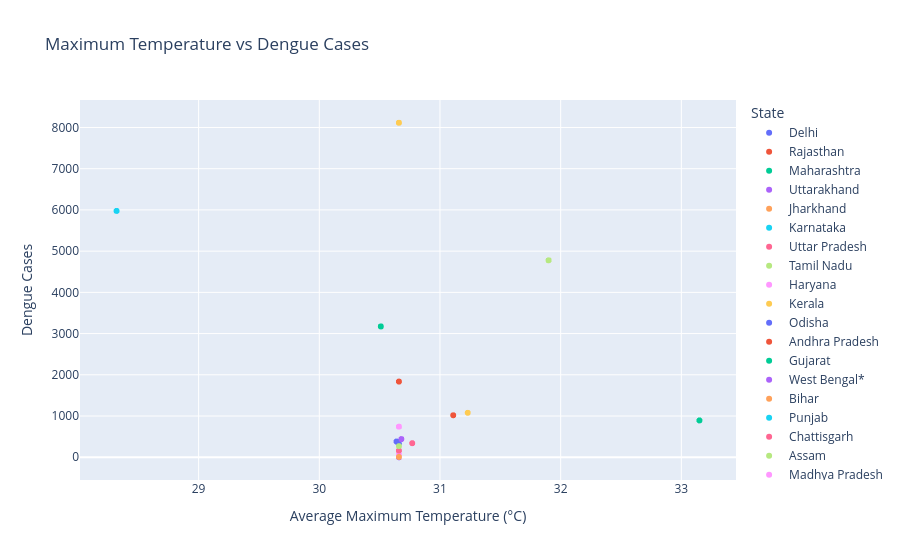

Source (notebook cell):
### Code cell
# 4. Scatter Plot — Temperature vs Dengue Cases

fig = px.scatter(
    df,
    x="Avg_Temp_Max_C",
    y="Dengue_Cases_2024",
    color="State",
    title="Maximum Temperature vs Dengue Cases",
    labels={
        "Avg_Temp_Max_C": "Average Maximum Temperature (°C)",
        "Dengue_Cases_2024": "Dengue Cases"
    },
    hover_data=["Station_City", "State"]
)
fig.show()

### Figure 1 — Plotly figure (JSON) as saved in the notebook; plotly's stock layout.template omitted (floating-point values rounded to 4 significant figures; data arrays with more than 128 entries replaced by an {"elided": "..."} marker saying what was removed)
{"data": [{"customdata": {"elided": "171x2 str values"}, "hovertemplate": "State=%{customdata[1]}<br>Average Maximum Temperature (°C)=%{x}<br>Dengue Cases=%{y}<br>Station_City=%{customdata[0]}<extra></extra>", "legendgroup": "Delhi", "marker": {"color": "#636efa", "symbol": "circle"}, "mode": "markers", "name": "Delhi", "showlegend": true, "type": "scattergl", "x": {"elided": "171 float values"}, "xaxis": "x", "y": {"elided": "171 int values"}, "yaxis": "y"}, {"customdata": {"elided": "119x2 str values"}, "hovertemplate": "State=%{customdata[1]}<br>Average Maximum Temperature (°C)=%{x}<br>Dengue Cases=%{y}<br>Station_City=%{customdata[0]}<extra></extra>", "legendgroup": "Rajasthan", "marker": {"color": "#EF553B", "symbol": "circle"}, "mode": "markers", "name": "Rajasthan", "showlegend": true, "type": "scattergl", "x": [31.11, 31.11, 31.11, 31.11, 31.11, 31.11, 31.11, 31.11, 31.11, 31.11, 31.11, 31.11, 31.11, 31.11, 31.11, 31.11, 31.11, 31.11, 31.11, 31.11, 31.11, 31.11, 31.11, 31.11, 31.11, 31.11, 31.11, 31.11, 31.11, 31.11, 31.11, 31.11, 31.11, 31.11, 31.11, 31.11, 31.11, 31.11, 31.11, 31.11, 31.11, 31.11, 31.11, 31.11, 31.11, 31.11, 31.11, 31.11, 31.11, 31.11, 31.11, 31.11, 31.11, 31.11, 31.11, 31.11, 31.11, 31.11, 31.11, 31.11, 31.11, 31.11, 31.11, 31.11, 31.11, 31.11, 31.11, 31.11, 31.11, 31.11, 31.11, 31.11, 31.11, 31.11, 31.11, 31.11, 31.11, 31.11, 31.11, 31.11, 31.11, 31.11, 31.11, 31.11, 31.11, 31.11, 31.11, 31.11, 31.11, 31.11, 31.11, 31.11, 31.11, 31.11, 31.11, 31.11, 31.11, 31.11, 31.11, 31.11, 31.11, 31.11, 31.11, 31.11, 31.11, 31.11, 31.11, 31.11, 31.11, 31.11, 31.11, 31.11, 31.11, 31.11, 31.11, 31.11, 31.11, 31.11, 31.11], "xaxis": "x", "y": [1018, 1018, 1018, 1018, 1018, 1018, 1018, 1018, 1018, 1018, 1018, 1018, 1018, 1018, 1018, 1018, 1018, 1018, 1018, 1018, 1018, 1018, 1018, 1018, 1018, 1018, 1018, 1018, 1018, 1018, 1018, 1018, 1018, 1018, 1018, 1018, 1018, 1018, 1018, 1018, 1018, 1018, 1018, 1018, 1018, 1018, 1018, 1018, 1018, 1018, 1018, 1018, 1018, 1018, 1018, 1018, 1018, 1018, 1018, 1018, 1018, 1018, 1018, 1018, 1018, 1018, 1018, 1018, 1018, 1018, 1018, 1018, 1018, 1018, 1018, 1018, 1018, 1018, 1018, 1018, 1018, 1018, 1018, 1018, 1018, 1018, 1018, 1018, 1018, 1018, 1018, 1018, 1018, 1018, 1018, 1018, 1018, 1018, 1018, 1018, 1018, 1018, 1018, 1018, 1018, 1018, 1018, 1018, 1018, 1018, 1018, 1018, 1018, 1018, 1018, 1018, 1018, 1018, 1018], "yaxis": "y"}, {"customdata": {"elided": "303x2 str values"}, "hovertemplate": "State=%{customdata[1]}<br>Average Maximum Temperature (°C)=%{x}<br>Dengue Cases=%{y}<br>Station_City=%{customdata[0]}<extra></extra>", "legendgroup": "Maharashtra", "marker": {"color": "#00cc96", "symbol": "circle"}, "mode": "markers", "name": "Maharashtra", "showlegend": true, "type": "scattergl", "x": {"elided": "303 float values"}, "xaxis": "x", "y": {"elided": "303 int values"}, "yaxis": "y"}, {"customdata": {"elided": "400x2 str values"}, "hovertemplate": "State=%{customdata[1]}<br>Average Maximum Temperature (°C)=%{x}<br>Dengue Cases=%{y}<br>Station_City=%{customdata[0]}<extra></extra>", "legendgroup": "Uttarakhand", "marker": {"color": "#ab63fa", "symbol": "circle"}, "mode": "markers", "name": "Uttarakhand", "showlegend": true, "type": "scattergl", "x": {"elided": "400 float values"}, "xaxis": "x", "y": {"elided": "400 int values"}, "yaxis": "y"}, {"customdata": [["Dhanbad", "Jharkhand"], ["Dhanbad", "Jharkhand"], ["Jamshedpur", "Jharkhand"], ["Jamshedpur", "Jharkhand"], ["Dhanbad", "Jharkhand"], ["Jamshedpur", "Jharkhand"]], "hovertemplate": "State=%{customdata[1]}<br>Average Maximum Temperature (°C)=%{x}<br>Dengue Cases=%{y}<br>Station_City=%{customdata[0]}<extra></extra>", "legendgroup": "Jharkhand", "marker": {"color": "#FFA15A", "symbol": "circle"}, "mode": "markers", "name": "Jharkhand", "showlegend": true, "type": "scattergl", "x": [30.66, 30.66, 30.66, 30.66, 30.66, 30.66], "xaxis": "x", "y": [76, 76, 76, 76, 76, 76], "yaxis": "y"}, {"customdata": {"elided": "103x2 str values"}, "hovertemplate": "State=%{customdata[1]}<br>Average Maximum Temperature (°C)=%{x}<br>Dengue Cases=%{y}<br>Station_City=%{customdata[0]}<extra></extra>", "legendgroup": "Karnataka", "marker": {"color": "#19d3f3", "symbol": "circle"}, "mode": "markers", "name": "Karnataka", "showlegend": true, "type": "scattergl", "x": [28.32, 28.32, 28.32, 28.32, 28.32, 28.32, 28.32, 28.32, 28.32, 28.32, 28.32, 28.32, 28.32, 28.32, 28.32, 28.32, 28.32, 28.32, 28.32, 28.32, 28.32, 28.32, 28.32, 28.32, 28.32, 28.32, 28.32, 28.32, 28.32, 28.32, 28.32, 28.32, 28.32, 28.32, 28.32, 28.32, 28.32, 28.32, 28.32, 28.32, 28.32, 28.32, 28.32, 28.32, 28.32, 28.32, 28.32, 28.32, 28.32, 28.32, 28.32, 28.32, 28.32, 28.32, 28.32, 28.32, 28.32, 28.32, 28.32, 28.32, 28.32, 28.32, 28.32, 28.32, 28.32, 28.32, 28.32, 28.32, 28.32, 28.32, 28.32, 28.32, 28.32, 28.32, 28.32, 28.32, 28.32, 28.32, 28.32, 28.32, 28.32, 28.32, 28.32, 28.32, 28.32, 28.32, 28.32, 28.32, 28.32, 28.32, 28.32, 28.32, 28.32, 28.32, 28.32, 28.32, 28.32, 28.32, 28.32, 28.32, 28.32, 28.32, 28.32], "xaxis": "x", "y": [5976, 5976, 5976, 5976, 5976, 5976, 5976, 5976, 5976, 5976, 5976, 5976, 5976, 5976, 5976, 5976, 5976, 5976, 5976, 5976, 5976, 5976, 5976, 5976, 5976, 5976, 5976, 5976, 5976, 5976, 5976, 5976, 5976, 5976, 5976, 5976, 5976, 5976, 5976, 5976, 5976, 5976, 5976, 5976, 5976, 5976, 5976, 5976, 5976, 5976, 5976, 5976, 5976, 5976, 5976, 5976, 5976, 5976, 5976, 5976, 5976, 5976, 5976, 5976, 5976, 5976, 5976, 5976, 5976, 5976, 5976, 5976, 5976, 5976, 5976, 5976, 5976, 5976, 5976, 5976, 5976, 5976, 5976, 5976, 5976, 5976, 5976, 5976, 5976, 5976, 5976, 5976, 5976, 5976, 5976, 5976, 5976, 5976, 5976, 5976, 5976, 5976, 5976], "yaxis": "y"}, {"customdata": {"elided": "135x2 str values"}, "hovertemplate": "State=%{customdata[1]}<br>Average Maximum Temperature (°C)=%{x}<br>Dengue Cases=%{y}<br>Station_City=%{customdata[0]}<extra></extra>", "legendgroup": "Uttar Pradesh", "marker": {"color": "#FF6692", "symbol": "circle"}, "mode": "markers", "name": "Uttar Pradesh", "showlegend": true, "type": "scattergl", "x": {"elided": "135 float values"}, "xaxis": "x", "y": {"elided": "135 int values"}, "yaxis": "y"}, {"customdata": {"elided": "149x2 str values"}, "hovertemplate": "State=%{customdata[1]}<br>Average Maximum Temperature (°C)=%{x}<br>Dengue Cases=%{y}<br>Station_City=%{customdata[0]}<extra></extra>", "legendgroup": "Tamil Nadu", "marker": {"color": "#B6E880", "symbol": "circle"}, "mode": "markers", "name": "Tamil Nadu", "showlegend": true, "type": "scattergl", "x": {"elided": "149 float values"}, "xaxis": "x", "y": {"elided": "149 int values"}, "yaxis": "y"}, {"customdata": [["Faridabad", "Haryana"], ["Bata", "Haryana"], ["Bata", "Haryana"], ["HSPCB", "Haryana"], ["Pahari", "Haryana"], ["Rohtak", "Haryana"], ["Pahari", "Haryana"], ["Faridabad", "Haryana"], ["Bahadurgarh", "Haryana"], ["Faridabad", "Haryana"], ["Sonipat", "Haryana"], ["Pahari", "Haryana"], ["Bahadurgarh", "Haryana"], ["Gurugram", "Haryana"], ["HSPCB", "Haryana"], ["Faridabad", "Haryana"], ["Gurugram", "Haryana"], ["Gurugram", "Haryana"], ["Chhaju Nagar", "Haryana"], ["Gurugram", "Haryana"], ["HSPCB", "Haryana"], ["Bata", "Haryana"], ["CECB", "Haryana"], ["Murthal", "Haryana"], ["Gurugram", "Haryana"], ["Faridabad", "Haryana"], ["Gurugram", "Haryana"], ["Rohtak", "Haryana"], ["Rohtak", "Haryana"], ["Rohtak", "Haryana"], ["CECB", "Haryana"], ["Gurugram", "Haryana"], ["HSPCB", "Haryana"], ["Pahari", "Haryana"], ["Murthal", "Haryana"], ["Rohtak", "Haryana"], ["Pahari", "Haryana"], ["Rohtak", "Haryana"], ["Satnali", "Haryana"], ["Faridabad", "Haryana"], ["Gurugram", "Haryana"], ["Sonipat", "Haryana"], ["Gurugram", "Haryana"], ["Sonipat", "Haryana"], ["Bahadurgarh", "Haryana"], ["Sonipat", "Haryana"], ["Bata", "Haryana"], ["Gurugram", "Haryana"], ["HSPCB", "Haryana"], ["Bata", "Haryana"], ["CECB", "Haryana"], ["Chhaju Nagar", "Haryana"], ["Rohtak", "Haryana"], ["Rohtak", "Haryana"], ["Gurugram", "Haryana"], ["Faridabad", "Haryana"], ["Bata", "Haryana"]], "hovertemplate": "State=%{customdata[1]}<br>Average Maximum Temperature (°C)=%{x}<br>Dengue Cases=%{y}<br>Station_City=%{customdata[0]}<extra></extra>", "legendgroup": "Haryana", "marker": {"color": "#FF97FF", "symbol": "circle"}, "mode": "markers", "name": "Haryana", "showlegend": true, "type": "scattergl", "x": [30.66, 30.66, 30.66, 30.66, 30.66, 30.66, 30.66, 30.66, 30.66, 30.66, 30.66, 30.66, 30.66, 30.66, 30.66, 30.66, 30.66, 30.66, 30.66, 30.66, 30.66, 30.66, 30.66, 30.66, 30.66, 30.66, 30.66, 30.66, 30.66, 30.66, 30.66, 30.66, 30.66, 30.66, 30.66, 30.66, 30.66, 30.66, 30.66, 30.66, 30.66, 30.66, 30.66, 30.66, 30.66, 30.66, 30.66, 30.66, 30.66, 30.66, 30.66, 30.66, 30.66, 30.66, 30.66, 30.66, 30.66], "xaxis": "x", "y": [69, 69, 69, 69, 69, 69, 69, 69, 69, 69, 69, 69, 69, 69, 69, 69, 69, 69, 69, 69, 69, 69, 69, 69, 69, 69, 69, 69, 69, 69, 69, 69, 69, 69, 69, 69, 69, 69, 69, 69, 69, 69, 69, 69, 69, 69, 69, 69, 69, 69, 69, 69, 69, 69, 69, 69, 69], "yaxis": "y"}, {"customdata": {"elided": "66x2 str values"}, "hovertemplate": "State=%{customdata[1]}<br>Average Maximum Temperature (°C)=%{x}<br>Dengue Cases=%{y}<br>Station_City=%{customdata[0]}<extra></extra>", "legendgroup": "Kerala", "marker": {"color": "#FECB52", "symbol": "circle"}, "mode": "markers", "name": "Kerala", "showlegend": true, "type": "scattergl", "x": [30.66, 30.66, 30.66, 30.66, 30.66, 30.66, 30.66, 30.66, 30.66, 30.66, 30.66, 30.66, 30.66, 30.66, 30.66, 30.66, 30.66, 30.66, 30.66, 30.66, 30.66, 30.66, 30.66, 30.66, 30.66, 30.66, 30.66, 30.66, 30.66, 30.66, 30.66, 30.66, 30.66, 30.66, 30.66, 30.66, 30.66, 30.66, 30.66, 30.66, 30.66, 30.66, 30.66, 30.66, 30.66, 30.66, 30.66, 30.66, 30.66, 30.66, 30.66, 30.66, 30.66, 30.66, 30.66, 30.66, 30.66, 30.66, 30.66, 30.66, 30.66, 30.66, 30.66, 30.66, 30.66, 30.66], "xaxis": "x", "y": [8115, 8115, 8115, 8115, 8115, 8115, 8115, 8115, 8115, 8115, 8115, 8115, 8115, 8115, 8115, 8115, 8115, 8115, 8115, 8115, 8115, 8115, 8115, 8115, 8115, 8115, 8115, 8115, 8115, 8115, 8115, 8115, 8115, 8115, 8115, 8115, 8115, 8115, 8115, 8115, 8115, 8115, 8115, 8115, 8115, 8115, 8115, 8115, 8115, 8115, 8115, 8115, 8115, 8115, 8115, 8115, 8115, 8115, 8115, 8115, 8115, 8115, 8115, 8115, 8115, 8115], "yaxis": "y"}, {"customdata": [["Raghunathpali", "Odisha"], ["Talcher", "Odisha"], ["Omc Plot", "Odisha"], ["Ghusuria", "Odisha"], ["Omc Plot", "Odisha"], ["OSPCB", "Odisha"], ["Omc Plot", "Odisha"], ["OSPCB", "Odisha"], ["OSPCB", "Odisha"], ["OSPCB", "Odisha"], ["Gandakipur", "Odisha"], ["Bhubaneswar", "Odisha"], ["Gandakipur", "Odisha"], ["OSPCB", "Odisha"], ["Kapileswarpur", "Odisha"], ["Raghunathpali", "Odisha"], ["Talcher", "Odisha"], ["Raghunathpali", "Odisha"], ["OSPCB", "Odisha"], ["OSPCB", "Odisha"], ["Cuttack", "Odisha"], ["Kapileswarpur", "Odisha"], ["Gandakipur", "Odisha"], ["Raghunathpali", "Odisha"], ["Kapileswarpur", "Odisha"], ["Talcher", "Odisha"], ["Kapileswarpur", "Odisha"], ["OSPCB", "Odisha"], ["Kapileswarpur", "Odisha"], ["Talcher", "Odisha"], ["Talcher", "Odisha"], ["Raghunathpali", "Odisha"], ["Cuttack", "Odisha"]], "hovertemplate": "State=%{customdata[1]}<br>Average Maximum Temperature (°C)=%{x}<br>Dengue Cases=%{y}<br>Station_City=%{customdata[0]}<extra></extra>", "legendgroup": "Odisha", "marker": {"color": "#636efa", "symbol": "circle"}, "mode": "markers", "name": "Odisha", "showlegend": true, "type": "scattergl", "x": [30.66, 30.66, 30.66, 30.66, 30.66, 30.66, 30.66, 30.66, 30.66, 30.66, 30.66, 30.66, 30.66, 30.66, 30.66, 30.66, 30.66, 30.66, 30.66, 30.66, 30.66, 30.66, 30.66, 30.66, 30.66, 30.66, 30.66, 30.66, 30.66, 30.66, 30.66, 30.66, 30.66], "xaxis": "x", "y": [322, 322, 322, 322, 322, 322, 322, 322, 322, 322, 322, 322, 322, 322, 322, 322, 322, 322, 322, 322, 322, 322, 322, 322, 322, 322, 322, 322, 322, 322, 322, 322, 322], "yaxis": "y"}, {"customdata": [["Kesavarao Peta", "Andhra Pradesh"], ["Kallepalle", "Andhra Pradesh"], ["Amaravati", "Andhra Pradesh"], ["APPCB", "Andhra Pradesh"], ["Vijayawada", "Andhra Pradesh"], ["Kesavarao Peta", "Andhra Pradesh"], ["UPPCB", "Andhra Pradesh"], ["Kesavarao Peta", "Andhra Pradesh"], ["UPPCB", "Andhra Pradesh"], ["Kesavarao Peta", "Andhra Pradesh"], ["Tadepalle", "Andhra Pradesh"], ["UPPCB", "Andhra Pradesh"], ["Guntur", "Andhra Pradesh"], ["Vijayawada", "Andhra Pradesh"], ["Guntur", "Andhra Pradesh"], ["Kesavarao Peta", "Andhra Pradesh"], ["Vegeswarapuram", "Andhra Pradesh"], ["Vijayawada", "Andhra Pradesh"], ["Vijayawada", "Andhra Pradesh"], ["Kesavarao Peta", "Andhra Pradesh"], ["Vijayawada", "Andhra Pradesh"], ["Guntur", "Andhra Pradesh"], ["UPPCB", "Andhra Pradesh"], ["Vijayawada", "Andhra Pradesh"], ["Visakhapatnam", "Andhra Pradesh"], ["Kallepalle", "Andhra Pradesh"], ["UPPCB", "Andhra Pradesh"], ["Vegeswarapuram", "Andhra Pradesh"], ["Vegeswarapuram", "Andhra Pradesh"], ["Cuddapah", "Andhra Pradesh"], ["Kallepalle", "Andhra Pradesh"], ["Cuddapah", "Andhra Pradesh"], ["Vegeswarapuram", "Andhra Pradesh"], ["APPCB", "Andhra Pradesh"], ["Vijayawada", "Andhra Pradesh"], ["Vegeswarapuram", "Andhra Pradesh"], ["Vegeswarapuram", "Andhra Pradesh"], ["Visakhapatnam", "Andhra Pradesh"], ["UPPCB", "Andhra Pradesh"], ["Vijayawada", "Andhra Pradesh"], ["UPPCB", "Andhra Pradesh"], ["Kesavarao Peta", "Andhra Pradesh"], ["Guntur", "Andhra Pradesh"], ["Kesavarao Peta", "Andhra Pradesh"], ["Guntur", "Andhra Pradesh"], ["Guntur", "Andhra Pradesh"]], "hovertemplate": "State=%{customdata[1]}<br>Average Maximum Temperature (°C)=%{x}<br>Dengue Cases=%{y}<br>Station_City=%{customdata[0]}<extra></extra>", "legendgroup": "Andhra Pradesh", "marker": {"color": "#EF553B", "symbol": "circle"}, "mode": "markers", "name": "Andhra Pradesh", "showlegend": true, "type": "scattergl", "x": [30.66, 30.66, 30.66, 30.66, 30.66, 30.66, 30.66, 30.66, 30.66, 30.66, 30.66, 30.66, 30.66, 30.66, 30.66, 30.66, 30.66, 30.66, 30.66, 30.66, 30.66, 30.66, 30.66, 30.66, 30.66, 30.66, 30.66, 30.66, 30.66, 30.66, 30.66, 30.66, 30.66, 30.66, 30.66, 30.66, 30.66, 30.66, 30.66, 30.66, 30.66, 30.66, 30.66, 30.66, 30.66, 30.66], "xaxis": "x", "y": [1836, 1836, 1836, 1836, 1836, 1836, 1836, 1836, 1836, 1836, 1836, 1836, 1836, 1836, 1836, 1836, 1836, 1836, 1836, 1836, 1836, 1836, 1836, 1836, 1836, 1836, 1836, 1836, 1836, 1836, 1836, 1836, 1836, 1836, 1836, 1836, 1836, 1836, 1836, 1836, 1836, 1836, 1836, 1836, 1836, 1836], "yaxis": "y"}, {"customdata": {"elided": "68x2 str values"}, "hovertemplate": "State=%{customdata[1]}<br>Average Maximum Temperature (°C)=%{x}<br>Dengue Cases=%{y}<br>Station_City=%{customdata[0]}<extra></extra>", "legendgroup": "Gujarat", "marker": {"color": "#00cc96", "symbol": "circle"}, "mode": "markers", "name": "Gujarat", "showlegend": true, "type": "scattergl", "x": [33.15, 33.15, 33.15, 33.15, 33.15, 33.15, 33.15, 33.15, 33.15, 33.15, 33.15, 33.15, 33.15, 33.15, 33.15, 33.15, 33.15, 33.15, 33.15, 33.15, 33.15, 33.15, 33.15, 33.15, 33.15, 33.15, 33.15, 33.15, 33.15, 33.15, 33.15, 33.15, 33.15, 33.15, 33.15, 33.15, 33.15, 33.15, 33.15, 33.15, 33.15, 33.15, 33.15, 33.15, 33.15, 33.15, 33.15, 33.15, 33.15, 33.15, 33.15, 33.15, 33.15, 33.15, 33.15, 33.15, 33.15, 33.15, 33.15, 33.15, 33.15, 33.15, 33.15, 33.15, 33.15, 33.15, 33.15, 33.15], "xaxis": "x", "y": [893, 893, 893, 893, 893, 893, 893, 893, 893, 893, 893, 893, 893, 893, 893, 893, 893, 893, 893, 893, 893, 893, 893, 893, 893, 893, 893, 893, 893, 893, 893, 893, 893, 893, 893, 893, 893, 893, 893, 893, 893, 893, 893, 893, 893, 893, 893, 893, 893, 893, 893, 893, 893, 893, 893, 893, 893, 893, 893, 893, 893, 893, 893, 893, 893, 893, 893, 893], "yaxis": "y"}, {"customdata": {"elided": "72x2 str values"}, "hovertemplate": "State=%{customdata[1]}<br>Average Maximum Temperature (°C)=%{x}<br>Dengue Cases=%{y}<br>Station_City=%{customdata[0]}<extra></extra>", "legendgroup": "West Bengal*", "marker": {"color": "#ab63fa", "symbol": "circle"}, "mode": "markers", "name": "West Bengal*", "showlegend": true, "type": "scattergl", "x": [30.68, 30.68, 30.68, 30.68, 30.68, 30.68, 30.68, 30.68, 30.68, 30.68, 30.68, 30.68, 30.68, 30.68, 30.68, 30.68, 30.68, 30.68, 30.68, 30.68, 30.68, 30.68, 30.68, 30.68, 30.68, 30.68, 30.68, 30.68, 30.68, 30.68, 30.68, 30.68, 30.68, 30.68, 30.68, 30.68, 30.68, 30.68, 30.68, 30.68, 30.68, 30.68, 30.68, 30.68, 30.68, 30.68, 30.68, 30.68, 30.68, 30.68, 30.68, 30.68, 30.68, 30.68, 30.68, 30.68, 30.68, 30.68, 30.68, 30.68, 30.68, 30.68, 30.68, 30.68, 30.68, 30.68, 30.68, 30.68, 30.68, 30.68, 30.68, 30.68], "xaxis": "x", "y": [441, 441, 441, 441, 441, 441, 441, 441, 441, 441, 441, 441, 441, 441, 441, 441, 441, 441, 441, 441, 441, 441, 441, 441, 441, 441, 441, 441, 441, 441, 441, 441, 441, 441, 441, 441, 441, 441, 441, 441, 441, 441, 441, 441, 441, 441, 441, 441, 441, 441, 441, 441, 441, 441, 441, 441, 441, 441, 441, 441, 441, 441, 441, 441, 441, 441, 441, 441, 441, 441, 441, 441], "yaxis": "y"}, {"customdata": [["Patna", "Bihar"], ["Patna", "Bihar"], ["Amarpur", "Bihar"], ["Khagaul", "Bihar"], ["Patna", "Bihar"], ["Amarpur", "Bihar"], ["Patna", "Bihar"], ["Kusdihra", "Bihar"], ["Kusdihra", "Bihar"], ["Rajgir", "Bihar"], ["Kusdihra", "Bihar"], ["Gaya", "Bihar"], ["BSPCB", "Bihar"], ["Bhawantikthi", "Bihar"], ["Khagaul", "Bihar"], ["Patna", "Bihar"], ["Patna", "Bihar"], ["Amarpur", "Bihar"], ["Manpur", "Bihar"], ["Rajgir", "Bihar"], ["Katihar", "Bihar"], ["BSPCB", "Bihar"], ["Kusdihra", "Bihar"], ["Kusdihra", "Bihar"], ["BSPCB", "Bihar"], ["Ratanpur", "Bihar"], ["Bhawantikthi", "Bihar"], ["Amarpur", "Bihar"], ["Siripur", "Bihar"], ["Nagara", "Bihar"], ["Ratanpur", "Bihar"], ["Patna", "Bihar"], ["Gaya", "Bihar"], ["Patna", "Bihar"], ["Ratanpur", "Bihar"], ["Patna", "Bihar"], ["Katihar", "Bihar"], ["BSPCB", "Bihar"], ["Katihar", "Bihar"], ["Patna", "Bihar"], ["Gaya", "Bihar"], ["Siripur", "Bihar"], ["Gaya", "Bihar"], ["Katihar", "Bihar"], ["Patna", "Bihar"], ["Patna", "Bihar"], ["Patna", "Bihar"], ["Kusdihra", "Bihar"], ["Patna", "Bihar"], ["Siripur", "Bihar"], ["Rajgir", "Bihar"], ["Siripur", "Bihar"], ["Patna", "Bihar"], ["Muzaffarpur", "Bihar"], ["Gaya", "Bihar"], ["Kusdihra", "Bihar"], ["Patna", "Bihar"], ["Manpur", "Bihar"], ["Patna", "Bihar"], ["Muzaffarpur", "Bihar"], ["Patna", "Bihar"]], "hovertemplate": "State=%{customdata[1]}<br>Average Maximum Temperature (°C)=%{x}<br>Dengue Cases=%{y}<br>Station_City=%{customdata[0]}<extra></extra>", "legendgroup": "Bihar", "marker": {"color": "#FFA15A", "symbol": "circle"}, "mode": "markers", "name": "Bihar", "showlegend": true, "type": "scattergl", "x": [30.66, 30.66, 30.66, 30.66, 30.66, 30.66, 30.66, 30.66, 30.66, 30.66, 30.66, 30.66, 30.66, 30.66, 30.66, 30.66, 30.66, 30.66, 30.66, 30.66, 30.66, 30.66, 30.66, 30.66, 30.66, 30.66, 30.66, 30.66, 30.66, 30.66, 30.66, 30.66, 30.66, 30.66, 30.66, 30.66, 30.66, 30.66, 30.66, 30.66, 30.66, 30.66, 30.66, 30.66, 30.66, 30.66, 30.66, 30.66, 30.66, 30.66, 30.66, 30.66, 30.66, 30.66, 30.66, 30.66, 30.66, 30.66, 30.66, 30.66, 30.66], "xaxis": "x", "y": [7, 7, 7, 7, 7, 7, 7, 7, 7, 7, 7, 7, 7, 7, 7, 7, 7, 7, 7, 7, 7, 7, 7, 7, 7, 7, 7, 7, 7, 7, 7, 7, 7, 7, 7, 7, 7, 7, 7, 7, 7, 7, 7, 7, 7, 7, 7, 7, 7, 7, 7, 7, 7, 7, 7, 7, 7, 7, 7, 7, 7], "yaxis": "y"}, {"customdata": [["Phagwara", "Punjab"], ["Phagwara", "Punjab"], ["Amritsar", "Punjab"], ["PPCB", "Punjab"], ["Kalal Majra", "Punjab"], ["Kalal Majra", "Punjab"], ["Phagwara", "Punjab"], ["Kalal Majra", "Punjab"], ["PPCB", "Punjab"], ["Kalal Majra", "Punjab"], ["Phagwara", "Punjab"], ["Phagwara", "Punjab"], ["PPCB", "Punjab"], ["Amritsar", "Punjab"], ["PPCB", "Punjab"], ["Kalal Majra", "Punjab"], ["Amritsar", "Punjab"], ["Kalal Majra", "Punjab"], ["Kalal Majra", "Punjab"], ["Ludhiana", "Punjab"], ["PPCB", "Punjab"]], "hovertemplate": "State=%{customdata[1]}<br>Average Maximum Temperature (°C)=%{x}<br>Dengue Cases=%{y}<br>Station_City=%{customdata[0]}<extra></extra>", "legendgroup": "Punjab", "marker": {"color": "#19d3f3", "symbol": "circle"}, "mode": "markers", "name": "Punjab", "showlegend": true, "type": "scattergl", "x": [30.66, 30.66, 30.66, 30.66, 30.66, 30.66, 30.66, 30.66, 30.66, 30.66, 30.66, 30.66, 30.66, 30.66, 30.66, 30.66, 30.66, 30.66, 30.66, 30.66, 30.66], "xaxis": "x", "y": [162, 162, 162, 162, 162, 162, 162, 162, 162, 162, 162, 162, 162, 162, 162, 162, 162, 162, 162, 162, 162], "yaxis": "y"}, {"customdata": [["Raipur", "Chattisgarh"], ["Raipur", "Chattisgarh"], ["Raipur", "Chattisgarh"], ["Raipur", "Chattisgarh"], ["Raipur", "Chattisgarh"], ["Nagarda", "Chattisgarh"], ["Raipur", "Chattisgarh"], ["Nagarda", "Chattisgarh"], ["Rampur", "Chattisgarh"], ["Rampur", "Chattisgarh"], ["Raipur", "Chattisgarh"], ["Raipur", "Chattisgarh"], ["Pawaras", "Chattisgarh"], ["Raipur", "Chattisgarh"], ["Rampur", "Chattisgarh"], ["Rampur", "Chattisgarh"], ["Pawaras", "Chattisgarh"], ["Nagarda", "Chattisgarh"], ["Bhilai", "Chattisgarh"], ["Raipur", "Chattisgarh"], ["Tata", "Chattisgarh"], ["Nagarda", "Chattisgarh"], ["Raipur", "Chattisgarh"], ["Bhilai", "Chattisgarh"], ["Nagarda", "Chattisgarh"], ["Bhilai", "Chattisgarh"], ["Bhilai", "Chattisgarh"], ["Raipur", "Chattisgarh"], ["Nagarda", "Chattisgarh"], ["Raipur", "Chattisgarh"], ["Bhilai", "Chattisgarh"], ["Nagarda", "Chattisgarh"]], "hovertemplate": "State=%{customdata[1]}<br>Average Maximum Temperature (°C)=%{x}<br>Dengue Cases=%{y}<br>Station_City=%{customdata[0]}<extra></extra>", "legendgroup": "Chattisgarh", "marker": {"color": "#FF6692", "symbol": "circle"}, "mode": "markers", "name": "Chattisgarh", "showlegend": true, "type": "scattergl", "x": [30.66, 30.66, 30.66, 30.66, 30.66, 30.66, 30.66, 30.66, 30.66, 30.66, 30.66, 30.66, 30.66, 30.66, 30.66, 30.66, 30.66, 30.66, 30.66, 30.66, 30.66, 30.66, 30.66, 30.66, 30.66, 30.66, 30.66, 30.66, 30.66, 30.66, 30.66, 30.66], "xaxis": "x", "y": [160, 160, 160, 160, 160, 160, 160, 160, 160, 160, 160, 160, 160, 160, 160, 160, 160, 160, 160, 160, 160, 160, 160, 160, 160, 160, 160, 160, 160, 160, 160, 160], "yaxis": "y"}, {"customdata": [["Kathia Khunda No.1", "Assam"], ["Guwahati", "Assam"], ["Guwahati", "Assam"], ["Kathia Khunda No.1", "Assam"], ["Dhemaji", "Assam"], ["Kathia Khunda No.1", "Assam"], ["Guwahati", "Assam"], ["Nagaon", "Assam"], ["Dhemaji", "Assam"], ["Guwahati", "Assam"], ["Nagaon", "Assam"], ["Dhemaji", "Assam"], ["Guwahati", "Assam"], ["Guwahati", "Assam"], ["Nagaon", "Assam"], ["Guwahati", "Assam"], ["Dhemaji", "Assam"], ["Guwahati", "Assam"], ["Dhemaji", "Assam"], ["Nagaon", "Assam"], ["Guwahati", "Assam"], ["Silchar", "Assam"], ["Guwahati", "Assam"]], "hovertemplate": "State=%{customdata[1]}<br>Average Maximum Temperature (°C)=%{x}<br>Dengue Cases=%{y}<br>Station_City=%{customdata[0]}<extra></extra>", "legendgroup": "Assam", "marker": {"color": "#B6E880", "symbol": "circle"}, "mode": "markers", "name": "Assam", "showlegend": true, "type": "scattergl", "x": [30.66, 30.66, 30.66, 30.66, 30.66, 30.66, 30.66, 30.66, 30.66, 30.66, 30.66, 30.66, 30.66, 30.66, 30.66, 30.66, 30.66, 30.66, 30.66, 30.66, 30.66, 30.66, 30.66], "xaxis": "x", "y": [270, 270, 270, 270, 270, 270, 270, 270, 270, 270, 270, 270, 270, 270, 270, 270, 270, 270, 270, 270, 270, 270, 270], "yaxis": "y"}, {"customdata": {"elided": "85x2 str values"}, "hovertemplate": "State=%{customdata[1]}<br>Average Maximum Temperature (°C)=%{x}<br>Dengue Cases=%{y}<br>Station_City=%{customdata[0]}<extra></extra>", "legendgroup": "Madhya Pradesh", "marker": {"color": "#FF97FF", "symbol": "circle"}, "mode": "markers", "name": "Madhya Pradesh", "showlegend": true, "type": "scattergl", "x": [30.66, 30.66, 30.66, 30.66, 30.66, 30.66, 30.66, 30.66, 30.66, 30.66, 30.66, 30.66, 30.66, 30.66, 30.66, 30.66, 30.66, 30.66, 30.66, 30.66, 30.66, 30.66, 30.66, 30.66, 30.66, 30.66, 30.66, 30.66, 30.66, 30.66, 30.66, 30.66, 30.66, 30.66, 30.66, 30.66, 30.66, 30.66, 30.66, 30.66, 30.66, 30.66, 30.66, 30.66, 30.66, 30.66, 30.66, 30.66, 30.66, 30.66, 30.66, 30.66, 30.66, 30.66, 30.66, 30.66, 30.66, 30.66, 30.66, 30.66, 30.66, 30.66, 30.66, 30.66, 30.66, 30.66, 30.66, 30.66, 30.66, 30.66, 30.66, 30.66, 30.66, 30.66, 30.66, 30.66, 30.66, 30.66, 30.66, 30.66, 30.66, 30.66, 30.66, 30.66, 30.66], "xaxis": "x", "y": [742, 742, 742, 742, 742, 742, 742, 742, 742, 742, 742, 742, 742, 742, 742, 742, 742, 742, 742, 742, 742, 742, 742, 742, 742, 742, 742, 742, 742, 742, 742, 742, 742, 742, 742, 742, 742, 742, 742, 742, 742, 742, 742, 742, 742, 742, 742, 742, 742, 742, 742, 742, 742, 742, 742, 742, 742, 742, 742, 742, 742, 742, 742, 742, 742, 742, 742, 742, 742, 742, 742, 742, 742, 742, 742, 742, 742, 742, 742, 742, 742, 742, 742, 742, 742], "yaxis": "y"}, {"customdata": [["Hyderabad", "Telangana"], ["Hyderabad", "Telangana"], ["Hyderabad", "Telangana"], ["Railway Colony", "Telangana"], ["Hyderabad", "Telangana"], ["Hyderabad", "Telangana"], ["Hyderabad", "Telangana"], ["Hyderabad", "Telangana"], ["Srsp Urban", "Telangana"], ["Railway Colony", "Telangana"], ["Hyderabad", "Telangana"], ["Hyderabad", "Telangana"], ["Hyderabad", "Telangana"], ["Hyderabad", "Telangana"], ["Hyderabad", "Telangana"], ["Hyderabad", "Telangana"], ["Hyderabad", "Telangana"], ["Kokapet", "Telangana"], ["Hyderabad", "Telangana"], ["Bhainsa", "Telangana"], ["Hyderabad", "Telangana"], ["Kokapet", "Telangana"], ["Hyderabad", "Telangana"], ["Hyderabad", "Telangana"], ["Hyderabad", "Telangana"], ["Hyderabad", "Telangana"], ["Srsp Urban", "Telangana"], ["Hyderabad", "Telangana"], ["Hyderabad", "Telangana"], ["Hyderabad", "Telangana"], ["Srsp Urban", "Telangana"], ["Hyderabad", "Telangana"], ["Srsp Urban", "Telangana"], ["Hyderabad", "Telangana"], ["Hyderabad", "Telangana"], ["Kokapet", "Telangana"], ["Hyderabad", "Telangana"], ["Hyderabad", "Telangana"], ["Hyderabad", "Telangana"], ["Bhainsa", "Telangana"], ["Kokapet", "Telangana"], ["Bhainsa", "Telangana"], ["Hyderabad", "Telangana"], ["Kokapet", "Telangana"], ["Railway Colony", "Telangana"], ["Bhainsa", "Telangana"], ["Hyderabad", "Telangana"], ["Hyderabad", "Telangana"], ["Hyderabad", "Telangana"], ["Hyderabad", "Telangana"]], "hovertemplate": "State=%{customdata[1]}<br>Average Maximum Temperature (°C)=%{x}<br>Dengue Cases=%{y}<br>Station_City=%{customdata[0]}<extra></extra>", "legendgroup": "Telangana", "marker": {"color": "#FECB52", "symbol": "circle"}, "mode": "markers", "name": "Telangana", "showlegend": true, "type": "scattergl", "x": [31.23, 31.23, 31.23, 31.23, 31.23, 31.23, 31.23, 31.23, 31.23, 31.23, 31.23, 31.23, 31.23, 31.23, 31.23, 31.23, 31.23, 31.23, 31.23, 31.23, 31.23, 31.23, 31.23, 31.23, 31.23, 31.23, 31.23, 31.23, 31.23, 31.23, 31.23, 31.23, 31.23, 31.23, 31.23, 31.23, 31.23, 31.23, 31.23, 31.23, 31.23, 31.23, 31.23, 31.23, 31.23, 31.23, 31.23, 31.23, 31.23, 31.23], "xaxis": "x", "y": [1078, 1078, 1078, 1078, 1078, 1078, 1078, 1078, 1078, 1078, 1078, 1078, 1078, 1078, 1078, 1078, 1078, 1078, 1078, 1078, 1078, 1078, 1078, 1078, 1078, 1078, 1078, 1078, 1078, 1078, 1078, 1078, 1078, 1078, 1078, 1078, 1078, 1078, 1078, 1078, 1078, 1078, 1078, 1078, 1078, 1078, 1078, 1078, 1078, 1078], "yaxis": "y"}], "layout": {"legend": {"title": {"text": "State"}, "tracegroupgap": 0}, "title": {"text": "Maximum Temperature vs Dengue Cases"}, "xaxis": {"anchor": "y", "domain": [0, 1], "title": {"text": "Average Maximum Temperature (°C)"}}, "yaxis": {"anchor": "x", "domain": [0, 1], "title": {"text": "Dengue Cases"}}}}
